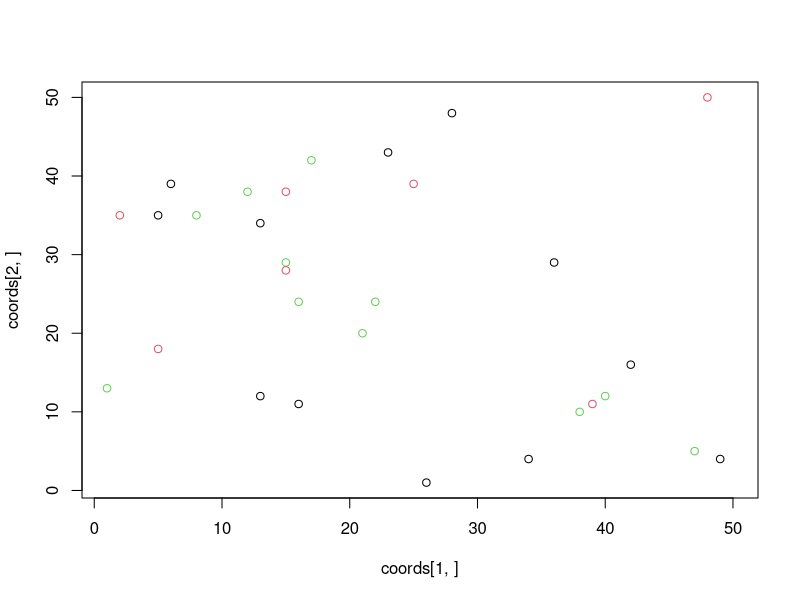
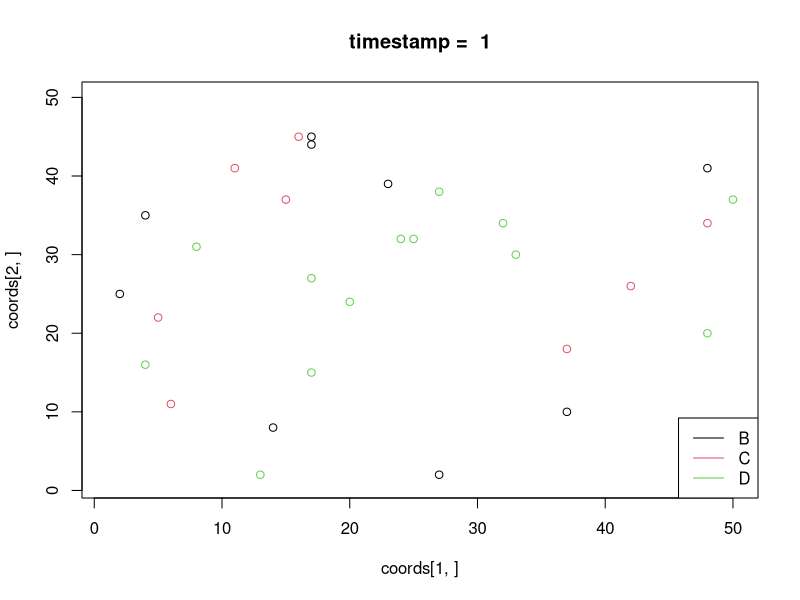

These charts were generated, in order, by the following R code: (Note: this script raises an error after producing the figures.)
# ----- IMSVS ----- #

# TODO : add_food : changé en +X à chaque itt pour toutes les cases
#        verif consumption (les valeurs que prend la variable 'r')


#This is is main body of the program 

y_max = 50
x_max = 50
DThreshold = 50
IThreshold = 5
init_health = 20
t = 0
lyso_time = 10
division_factor = 0.25
init_food_value = 5
food_per_itt = 1
food_delay = 1
lyzo_dmg = 2
timestamp = 200
n_bacts = 30

# Placing  bacteria
Init_bacteria<-function(n_bacts)
{
coords <<- matrix(data = 0, ncol = n_bacts, nrow = 2)
Health <<- matrix(data = 0, ncol =  x_max, nrow = y_max)
Type <<- matrix(data = 0, ncol =  x_max, nrow = y_max)

id = sample(1:(x_max*y_max), n_bacts, replace = FALSE)

  for (i in 1:n_bacts) {
    x = ((id[i]-1) %% y_max) + 1
    y = floor((id[i]-1) / y_max) + 1
    coords[, i] <<- c(x, y)
    i = i + 1
    Health[x,y] <<- init_health
    rd = runif(1)
    if(rd < 0.33)      Type[x,y] <<- 1 # 'B'
    else if(rd < 0.66) Type[x,y] <<- 2 # 'C'
    else               Type[x,y] <<- 3 # 'D'
  }
}

Init_bacteria(n_bacts)
color = diag(Type[coords[1,],coords[2,]])
plot(coords[1,],coords[2,], xlim = c(1, x_max), ylim = c(1, y_max), col=color)

# Placing the food
Placing_food<-function()
{
  Food <<- array(rep(init_food_value, x_max * y_max * 6), dim=c(x_max, y_max, 6))
}

Add_food<-function()
{
  Food <<- Food + array(rep(food_per_itt, x_max * y_max * 6), dim=c(x_max, y_max, 6))
}

# Cell Division
Cell_Division<-function(x, y)
{
p = division_probability
original_health = floor(Health[x, y] / 2 * division_factor)
typeb<-Type[x, y]
fin = 0
counter = 1
xs <- c(x - 1, x    , x + 1, x    , x - 1, x - 1, x + 1, x + 1)
ys <- c(y    , y + 1, y    , y - 1, y - 1, y + 1, y + 1, y - 1)

# We get the number of empty cells and their coords
empty_cells = 0 # Nombre de cellule vide 
cells_coords <- matrix(data = 0, ncol =  8, nrow = 2)

  while(counter <= 8)
  {
    xx = xs[counter]
    yy = ys[counter]
    if(xx > 0 && xx <= x_max && yy > 0 && yy <= y_max)
    {
        if(Health[xx, yy] == 0)
      {
          empty_cells = empty_cells + 1
          cells_coords[1, empty_cells] = xx
          cells_coords[2, empty_cells] = yy
        }
    }
    counter = counter + 1
  }
  if(empty_cells > 0)
  {
    if (empty_cells >= 2)
      rd = sample(1:empty_cells, 2, replace = FALSE) # On ne veut pas 2 fois la même position du coup
    else
      rd = 1
    for(index in rd){
      new_cell_x = cells_coords[1, index]
      new_cell_y = cells_coords[2, index]
      Health[new_cell_x, new_cell_y] <<- original_health
      Type[new_cell_x, new_cell_y] <<- typeb
      n_bacts <<- n_bacts + 1
      coords <<- cbind(coords, c(new_cell_x, new_cell_y))
    }
  }
    
  # remove bacterie // Bah du coup non?
  Kill_bacteria(x,y)
}

Comsumption<-function(x, y)
{
  # I G F L T C
  # 1 2 3 4 5 6
  
  tmp <- 0
  tmp = 0
  if(x > 1 && x < x_max && y > 1 && y < y_max)
    for(j in (x-1):(x+1))
    {
      for(k in (y-1):(y+1))
      {
      for(f in 1:6) # type food.
      {
        if(Food[j, k, f] > 0)
        {
          if(
            Type[x, y] == 1 && (f >= 2 && f <= 4)
            || 
            Type[x, y] == 2 && (f <= 4)
            ||
            Type[x, y] == 3 && (f >= 5)
            )
            Food[j, k, f] <<- Food[j, k, f] - 1
            tmp = tmp + 1
        }
      }
    }
  }
  Health[x, y] <<- Health[x, y] + tmp
  # print(tmp)
}


Adjust_lysozyme<-function(x, y)
{
  if(Type[x, y] == 2){ # Bactérie C
    Health[x, y] <<- Health[x, y] - lyzo_dmg
  }
}

Kill_bacteria<-function(x,y){
  index = 0
  
  a = which(coords[1,] == x)
  b = which(coords[2,] == y)
  index = intersect(a,b)
  
  Health[x, y] <<- 0
  Type[x, y] <<- 0
  
  if(index != 0){
    n_bacts <<- n_bacts - 1
    coords <<- coords[,-index]
  }
}

Init_bacteria(n_bacts)
Placing_food()


GIB = rep(NA, times=timestamp)
num_bacteria = matrix(data = 0, ncol = timestamp, nrow = 3)

for(t in 1:timestamp)
{
  color = diag(Type[coords[1,],coords[2,]])
  plot(coords[1,],coords[2,], xlim = c(1, x_max), ylim = c(1, y_max), col=color)
  title(paste("timestamp = ",t))
  legend(legend = c("B", "C", "D"), col = 1:3, x = "bottomright", lty=1)

  for(i in 1:x_max)
  {
    for(j in 1:y_max)
    {
      if(Health[i, j] != 0)
        Comsumption(i, j)
      
      if(Health[i, j] > DThreshold)
        Cell_Division(i, j)
      
      Health[i, j] = Health[i, j] - IThreshold
        
      if(t > lyso_time)
        Adjust_lysozyme(i, j)
      
      if(Type[i, j] != 0 && Health[i, j] <= 0)
        Kill_bacteria(i,j)
      if(Health[i, j] <= 0)
        Health[i, j] <- 0
    }
  }
  
  if(t %% food_delay == 0)
    Add_food()
  
  B = sum(Type[,] == 1)
  C = sum(Type[,] == 2)
  D = sum(Type[,] == 3)
  Bs = sum(Health[Type[,] == 1])
  Cs = sum(Health[Type[,] == 2])
  Ds = sum(Health[Type[,] == 3])
  
  GIB[t] = (B/Bs) / ((C+D)/(Cs+Ds)) - 1
  num_bacteria[,t] = c(B,C,D) 
}

ts = 1:timestamp

plot(ts, c(num_bacteria[1,]), type = "o", col = 1, ylim = c(40, max(num_bacteria)))
lines(ts, num_bacteria[2,], type = "o", col = 2)
lines(ts, num_bacteria[3,], type = "o", col = 3)
abline(v=lyso_time)
legend(legend = c("B", "C", "D"), col = 1:3, lty=1, x = "topright")

up = GIB>=0
down = GIB<=0
half = (max(ts[up]) + min(ts[down]))/2
plot(ts, GIB, type = "o")
# polygon(x = c(min(ts[up]), ts[up],half),
#         y = c(0, GIB[up],0),
#         col = "red" )
# polygon(x = c(half,ts[down],max(ts[down])),
#         y = c(0,GIB[down],0),
#         col = "blue" )
lines(1:timestamp, rep(0,timestamp))
abline(v=lyso_time)

